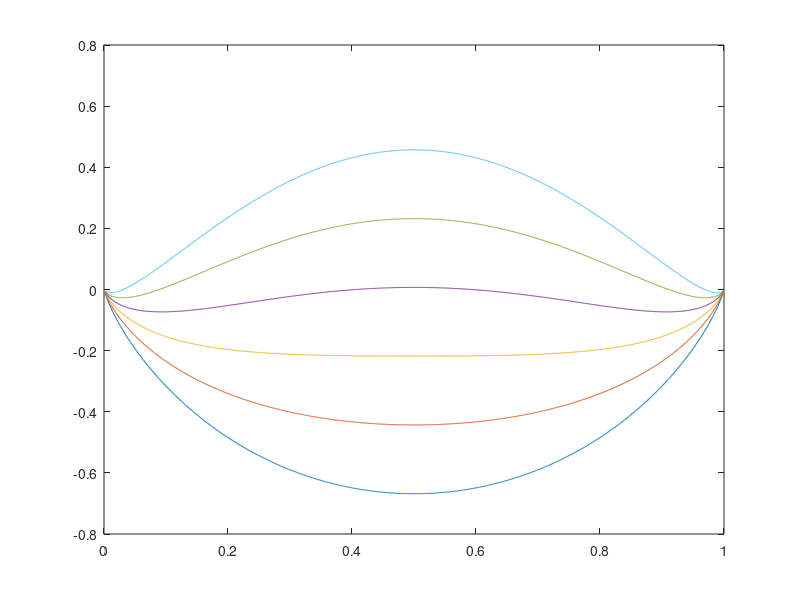

Recreate this plot in MATLAB.
%{ 
This alpha is omega/R*T which is non dimensional 
where omega is the interaction parameter
%}

%Using simple for loop
for alpha=0.1:0.9:5
x=0.001:0.001:0.999;
DS=x.*log(x)+(1.-x).*log(1.-x);
DH=alpha.*x.*(1.-x);
DG=DH+DS;
plot(x, DG)
hold on
end